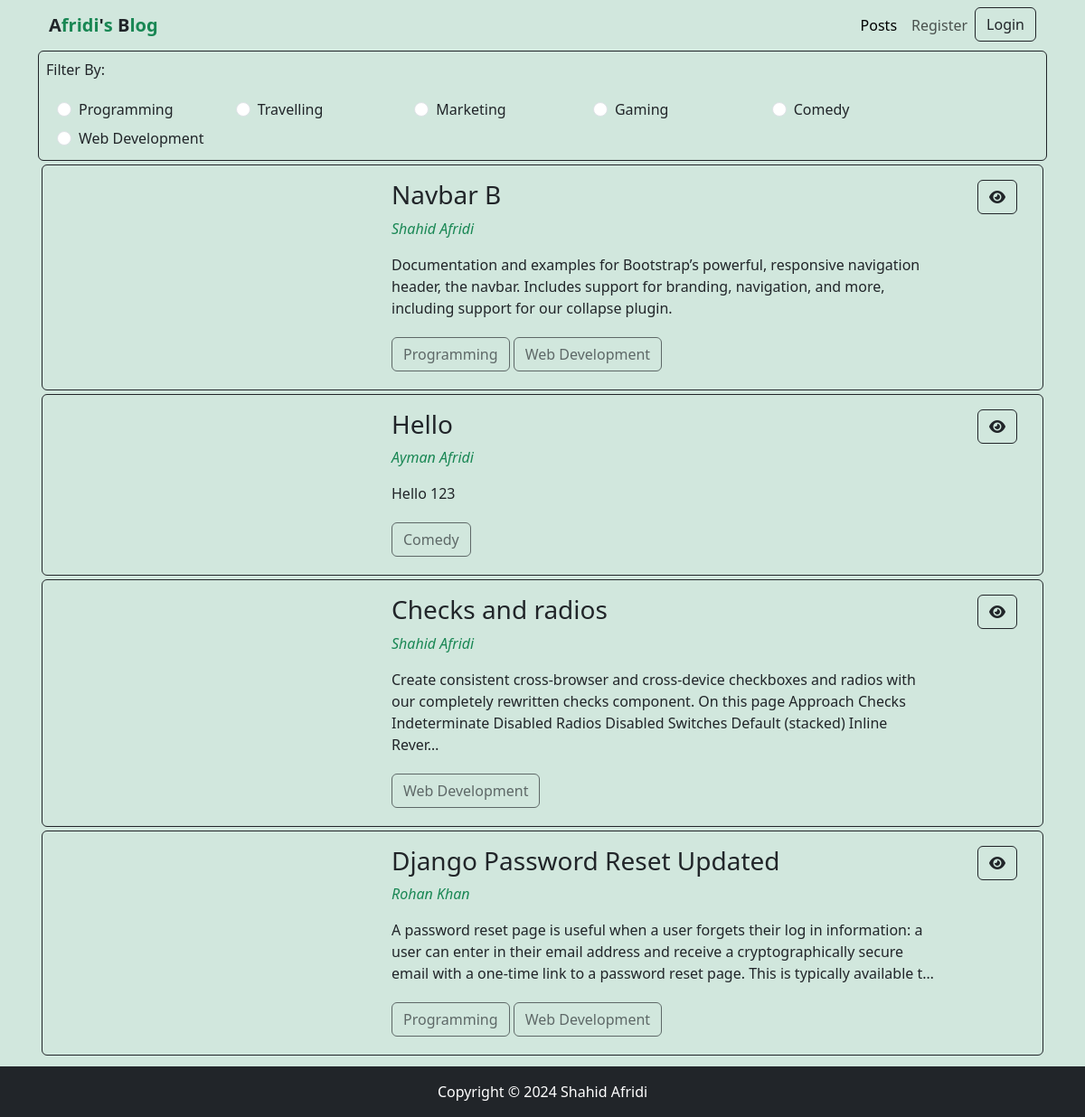
The app's page /, older data.
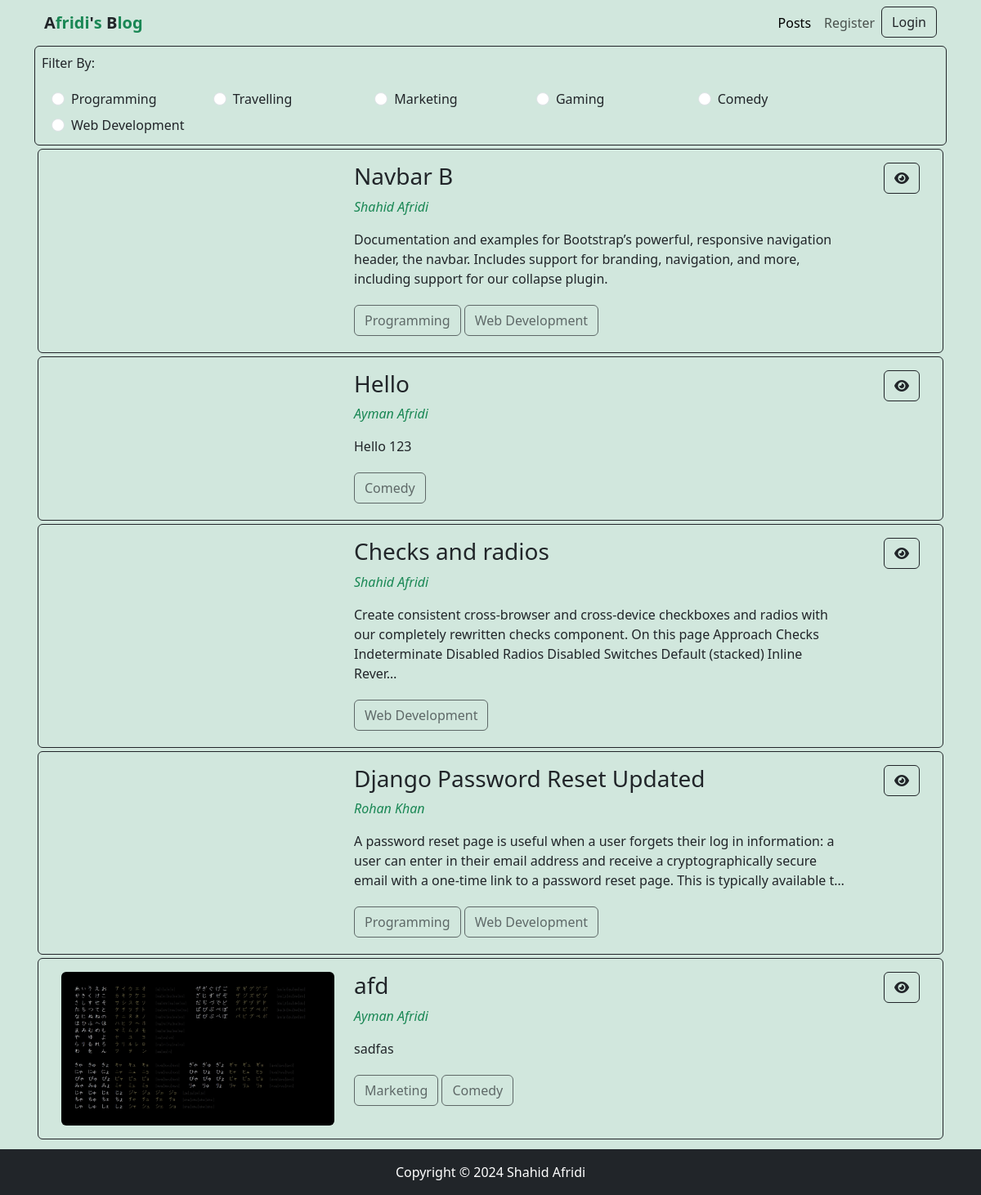
The same page, newer data.
### categories/models.py (models this page shows, shortened)
class Category(models.Model):
    name = models.CharField(max_length=100)
    slug = models.SlugField(max_length=100, unique=True, null=True, blank=True)

### posts/models.py (models this page shows)
class Post(models.Model):
    title = models.CharField(max_length=255)
    content = models.TextField()
    category = models.ManyToManyField(Category)
    author = models.ForeignKey(User, on_delete=models.CASCADE)
    image = models.ImageField(upload_to='posts/uploads/', blank=True, null=True)

### posts/views.py (the view)
# urls.py: path('', include('posts.urls')),
def posts(request, category_slug = None):
    posts = Post.objects.all()
    if category_slug is not None:
        category = Category.objects.get(slug = category_slug)
        posts = Post.objects.filter(category=category)
    categories = Category.objects.all()
    context = {
        'posts' : posts,
        'categories':categories
    }
    return render(request, 'posts/posts.html', context)

### posts/templates/posts/posts.html (shortened to what this page needs)
{% extends "base.html" %}
{% block content %}
<div class="container border border-dark rounded p-2">
    <p>Filter By:</p>
    <div class="d-flex row px-3">
        {% for category in categories %}
            <div class="form-check mx-2 col-md-2 m-1">
                <input class="form-check-input" type="radio" name="category" id="{{category.id}}">
                <label class="form-check-label" for="{{category.id}}">
                    <a class="text-decoration-none text-dark" href="{% url "category_wise_posts" category.slug %}">{{category.name}}</a>
                </label>
            </div>
        {% endfor %}
    </div>
</div>
{% for post in posts %}
    <div>
        <div class="p-3 border border-dark rounded m-1 row d-flex ">
            <div class="col-md-4">
                {% if post.image %}
                <a href="{% url "post_details" post.id %}">
                    <img class="w-100 rounded" src="{{post.image.url}}" alt="">
                </a>
                {% endif %}
            </div>
            <div class="col-md-7 ">
                <a class="text-decoration-none text-dark " href="{% url "post_details" post.id %}">
                    <h3 class="">{{post.title}}</h3>
                </a>
                <p class=''><a class="text-decoration-none text-success fst-italic" href="{% url "profile" %}">{{post.author.first_name}} {{post.author.last_name}}</a></p>
                <P>{{post.content | truncatechars:240}}</P>
                <div>
                    {% for c in post.category.all %}
                        <button class="btn btn-outline-dark my-1" disabled>{{c.name}}</button>
                    {% endfor %}
                </div>
            </div>
            <div class="col-md-1 text-end">
                    <p><a class="btn btn-outline-dark" href="{% url "post_details" post.id %}"><i class="fa fa-eye"></i></a></p>
            </div>
        </div>
    </div>
{% endfor %}
{% endblock content %}

Row changes from the older to the newer data that the page shows:
added Post: image (picture), title "afd", author.first_name "Ayman", author.last_name "Afridi", content "sadfas", Category (name "Marketing"), Category (name "Comedy")
